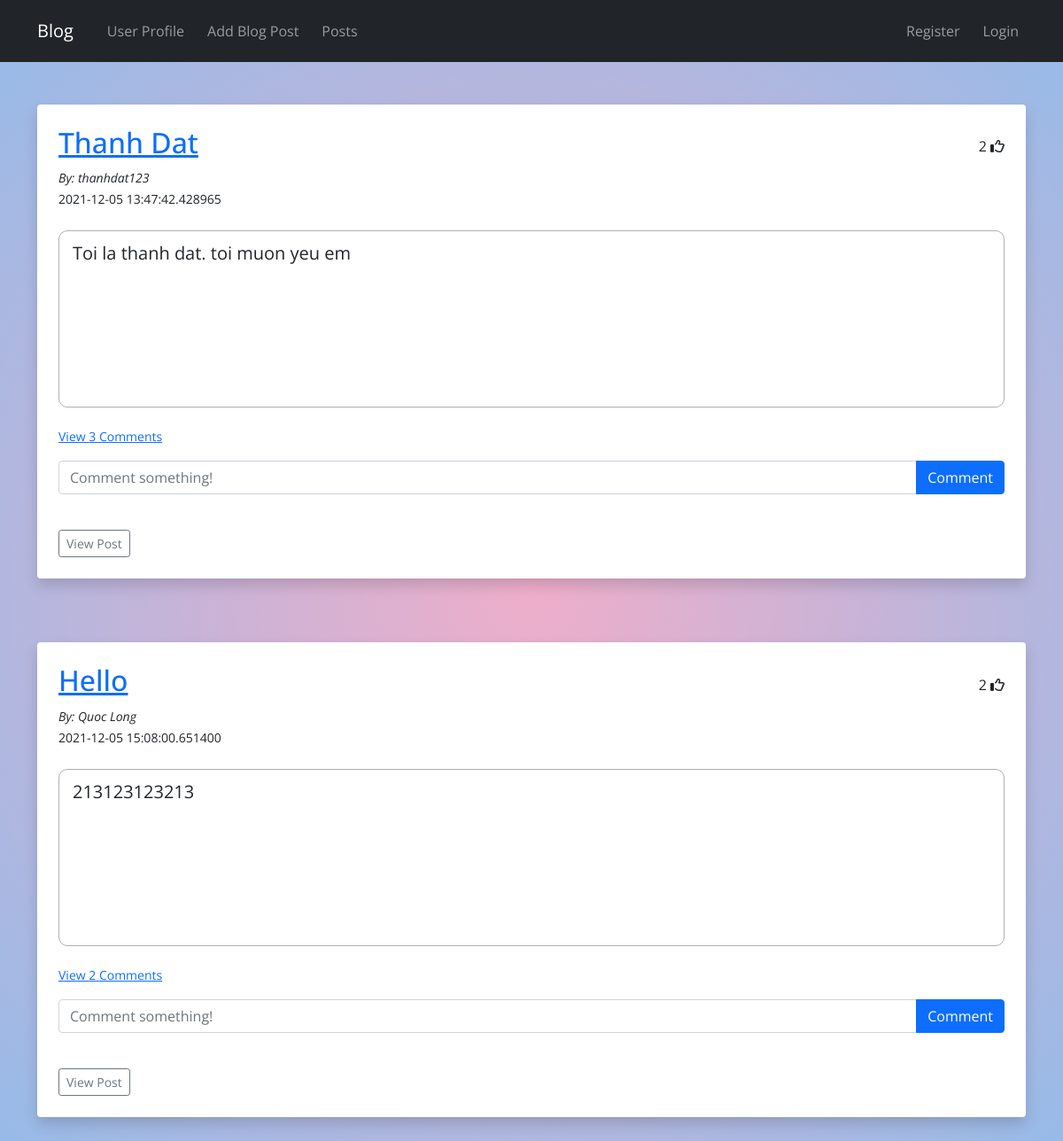
The page /posts on the database its author committed.
### hello.py (models this page shows, shortened)
class Posts(db.Model):
	id = db.Column(db.Integer, primary_key=True)
	title = db.Column(db.String(255))
	content = db.Column(db.Text)
	date_posted = db.Column(db.DateTime, default=datetime.utcnow)
	slug = db.Column(db.String(255))
	author = db.Column(db.Integer, db.ForeignKey('users.id'))
	comments = db.relationship('Comment', backref="post", passive_deletes=True)
	likes = db.relationship('Like', backref="post", passive_deletes=True)

class Users(db.Model, UserMixin):
	id = db.Column(db.Integer, primary_key=True)
	username = db.Column(db.String(20), nullable=False, unique=True)
	name = db.Column(db.String(200), nullable=False)
	email = db.Column(db.String(120), nullable=False, unique=True)
	date_added = db.Column(db.DateTime, default=datetime.utcnow)
	password_hash = db.Column(db.String(128))
	location = db.Column(db.String(64))
	about_me = db.Column(db.Text())
	member_since = db.Column(db.DateTime(), default=datetime.utcnow)
	last_seen = db.Column(db.DateTime(), default=datetime.utcnow)
	posts = db.relationship('Posts', backref='poster')
	comments = db.relationship('Comment', backref="poster", passive_deletes=True)
	likes = db.relationship('Like', backref="poster", passive_deletes=True)
	followed = db.relationship('Follow', foreign_keys=[Follow.follower_id], backref=db.backref('follower', lazy='joined'),
 	lazy='dynamic', cascade='all, delete-orphan')
	followers = db.relationship('Follow', foreign_keys=[Follow.followed_id], backref=db.backref('followed', lazy='joined'),
	lazy='dynamic',cascade='all, delete-orphan')
	@property
	def password(self):
		raise AttributeError('password is not a readable attribute!')

### hello.py (the view)
@app.route('/posts')
def posts():
	posts = Posts.query.order_by(Posts.date_posted)
	return render_template("posts.html", posts=posts)

### webforms.py
class SearchForm(FlaskForm):
	searched = StringField("Searched", validators=[DataRequired()])
	submit = SubmitField("Submit")

### hello.py (called while the page is built)
@app.context_processor
def base():
	form = SearchForm()
	return dict(form=form)

### templates/posts.html (shortened to what this page needs)
{% extends 'base.html' %} {% block content %}
<br />
{% for post in posts %}
<div class="shadow p-4 mb-5 bg-body rounded">
  <div class="d-flex justify-content-between align-items-center">
    <h2>
      <a href="{{ url_for('post', id=post.id)}}">{{ post.title }}</a>
    </h2>
    <div>
      <span id="likes-count-{{post.id}}"> {{ post.likes|length }}</span>
      {% if current_user.id in post.likes|map(attribute="author")|list %}
      <i
        class="fas fa-thumbs-up"
        id="like-button-{{post.id}}"
        onclick="like({{post.id}})"
      ></i>
      {% else %}
      <i
        class="far fa-thumbs-up"
        id="like-button-{{post.id}}"
        onclick="like({{post.id}})"
      ></i>
      {% endif %}
    </div>
  </div>
  <small class="post-name"> By: {{ post.poster.name }} </small>
  <br />
  <small> {{ post.date_posted }}</small>
  <br /><br />
  <div class="post-content">{{ post.content|safe }}</div>
  <p class="card-text">
    {% if post.comments|length > 0 %}
    <a data-bs-toggle="collapse" href="#comments-{{post.id}}" role="button">
      <small>View {{post.comments|length}} Comments</small>
    </a>
    {% else %}
    <small class="text-muted">No Comments</small>
    {% endif %}
  </p>
  <form
    class="input-group mb-3"
    method="POST"
    action="/create-comment/{{post.id}}"
  >
    <input
      type="text"
      id="text"
      name="text"
      class="form-control"
      placeholder="Comment something!"
    />
    <button type="submit" class="btn btn-primary">Comment</button>
  </form>
  <br />
  <div class="post-edit">
    <a
      href="{{ url_for('post', id=post.id)}}"
      class="btn btn-outline-secondary btn-sm"
      >View Post</a
    >
  </div>
</div>
<br />
{% endfor %} {% endblock %}

### templates/base.html (shortened to what this page needs)
<!DOCTYPE html>
<html lang="en">
  <head>
    <link
      href="https://cdn.jsdelivr.net/npm/bootstrap@5.0.0-beta1/dist/css/bootstrap.min.css"
      rel="stylesheet"
    />
    <link
      href="{{ url_for('static', filename='css/style.css') }}"
      rel="stylesheet"
    />
    <link
      rel="stylesheet"
      href="https://cdnjs.cloudflare.com/ajax/libs/font-awesome/6.0.0-beta3/css/all.min.css"
    />
  </head>
  <body>
    {% include 'navbar.html' %}
    <br />
    <div class="container">{% block content %} {% endblock %}</div>
  </body>
</html>

### templates/navbar.html (shortened to what this page needs)
<nav class="navbar navbar-expand-lg navbar-dark bg-dark" style="height: 70px">
  <div class="container">
    <a class="navbar-brand nav-logo" href="{{ url_for('index') }}">Blog</a>
    <div
      class="
        collapse
        navbar-collapse
        d-flex
        align-item-center
        justify-content-between
      "
      id="navbarSupportedContent"
    >
      <ul class="navbar-nav me-auto mb-2 mb-lg-0 nav-container">
        <li class="nav-item">
          <a
            class="nav-link"
            href="{{ url_for('user', name=current_user.name)}}"
            >User Profile</a
          >
        </li>
        <li class="nav-item">
          <a class="nav-link" href="{{ url_for('add_post')}}">Add Blog Post</a>
        </li>
        <li class="nav-item">
          <a class="nav-link" href="{{ url_for('posts')}}">Posts</a>
        </li>
      </ul>
      <ul class="navbar-nav mb-2 mb-lg-0 nav-container">
        {% if current_user.is_authenticated %}
        <li class="nav-item">
          <a class="nav-link" href="{{ url_for('dashboard')}}">Dashboard</a>
        </li>
        <li class="nav-item">
          <a class="nav-link" href="{{ url_for('logout')}}">Logout</a>
        </li>
        {% else %}
        <li class="nav-item">
          <a class="nav-link" href="{{ url_for('add_user')}}">Register</a>
        </li>
        <li class="nav-item">
          <a class="nav-link" href="{{ url_for('login')}}">Login</a>
        </li>
        {% endif %}
      </ul>
    </div>
  </div>
</nav>

### static/css/style.css (style rules this page uses)
body { background: rgb(238, 174, 202); background: radial-gradient( circle, rgba(238, 174, 202, 1) 0%, rgba(148, 187, 233, 1) 100% ); background-repeat: no-repeat; min-height: 100vh; font-family: "Open Sans", sans-serif; }
.nav-container { gap: 0 10px; }
.nav-logo { margin-right: 30px; display: inline-block; }
.post-name { font-style: italic; margin-bottom: 8px; }
.post-content { height: 200px; border: 1px solid rgb(175, 175, 175); border-radius: 10px; padding: 10px 15px; overflow-x: hidden; margin-bottom: 20px; }
.post-content p { font-size: 20px; }
.post-edit { display: flex; gap: 0 10px; }

### rows shown on the page
Posts: title "Thanh Dat", likes|length "2", poster.name "thanhdat123", date_posted "2021-12-05 13:47:42.428965", content "Toi la thanh dat. toi muon yeu em", comments|length "3"
Posts: title "Hello", likes|length "2", poster.name "Quoc Long", date_posted "2021-12-05 15:08:00.651400", content "213123123213", comments|length "2"
